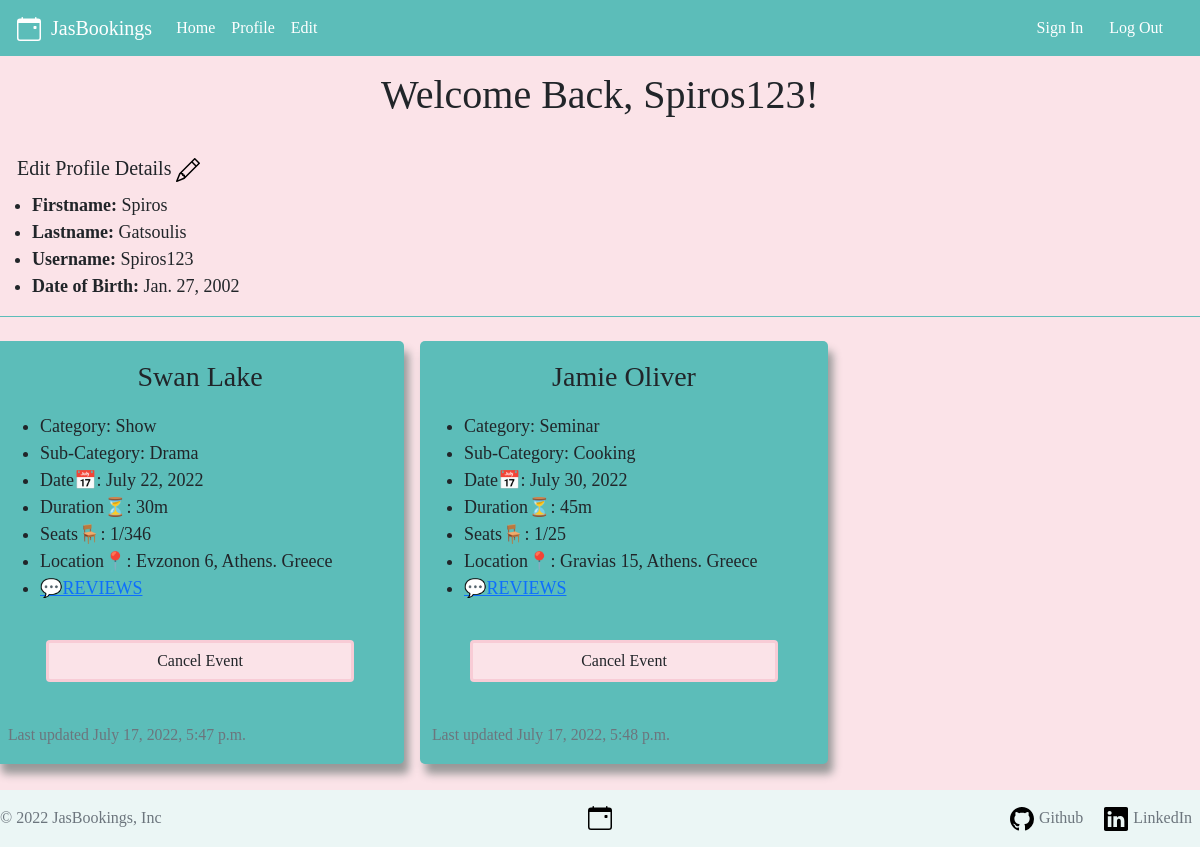
The app's page /events/profile/ (signed in), older data.
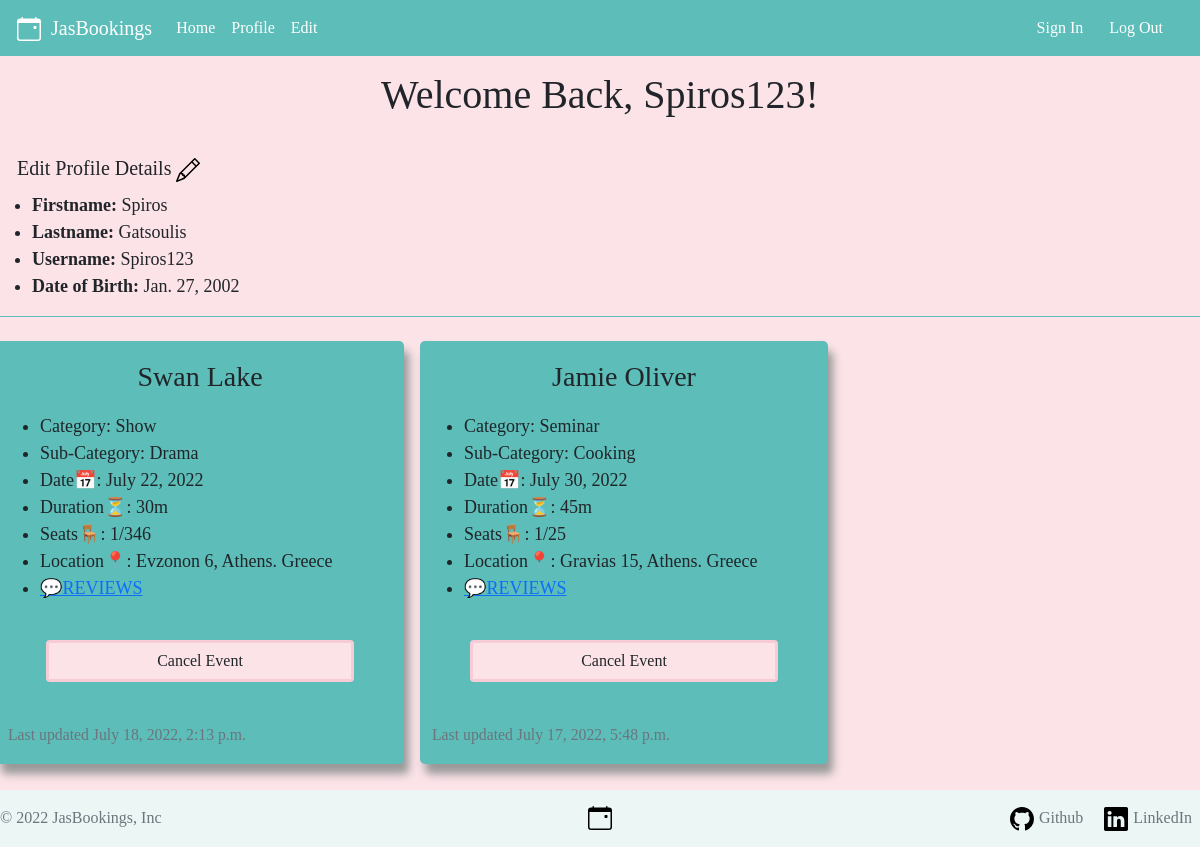
The same page, newer data.
### events/models.py (models this page shows)
class Event(models.Model):
    title = models.CharField(max_length=64)
    date = models.DateField()
    duration = models.IntegerField() #In minutes
    likes = models.ManyToManyField(User, blank= True, related_name='liked_events')
    image = models.ImageField(upload_to='images/')
    created_at = models.DateTimeField(auto_now_add=True)
    updated_at = models.DateTimeField(auto_now=True)
    sub_category = models.ForeignKey(Sub_category, on_delete=models.CASCADE)
    location = models.ForeignKey(Location, on_delete=models.CASCADE)
    def __str__(self):
        return f'{self.title}, {self.sub_category}.'

class Sub_category(models.Model):
    name = models.CharField(max_length=32)
    category = models.ForeignKey(Category, on_delete=models.CASCADE)
    def __str__(self):
        return f"{self.name}"

class Category(models.Model):
    name = models.CharField(max_length=32)
    def __str__(self):
        return f"{self.name}"

class Location(models.Model):
    city = models.CharField(max_length=64)
    country = models.CharField(max_length=32)
    street = models.CharField(max_length=64)
    street_num = models.IntegerField()
    capacity = models.IntegerField()
    def __str__(self):
        return f'{self.street} {self.street_num}, {self.city}. {self.country}'

### events/views.py (the view)
# urls.py: path('profile/', views.profile, name='profile'),
@login_required
def profile(req):
    logger.info('Loading profile.html')
    if req.method == 'POST':
        logger.info(f'Received POST request: {req.POST}')
        user_form = UserForm(req.POST, instance=req.user)
        profile_form = ProfileForm(req.POST, instance=req.user.profile)
        if user_form.is_valid() and profile_form.is_valid():
            user_form.save()
            profile_form.save()
            return HttpResponseRedirect(reverse(profile))
        logger.error('Error in updating the profile')
    else:
        user_form = UserForm(instance=req.user)
        profile_form = ProfileForm(instance=req.user.profile)
    currentUserProfile = Profile.objects.filter(pk = req.user.id)
    context = {
        'user_form': user_form,
        'profile_form': profile_form,
        'profile': Profile.objects.get(user=req.user),
        'events':currentUserProfile[0].events.all()
    }
    return render(req, 'events/profile.html', context)

### events/templates/events/profile.html (shortened to what this page needs)
{% extends "events/base.html" %} {% load static %} {% block body %}
<h1>Welcome Back, {{profile.user.username}}!</h1>
<div class = "profile-menu">
    <button class="btn btn-lg">Edit Profile Details<img class="svg" src="{% static 'svgIcons/pencil.svg' %}" alt="pencil"></button>
</div>
<div class="profile-details">
  <ul>
    <li><strong>Firstname:</strong> {{profile.user.first_name}}</li>
    <li><strong>Lastname:</strong> {{profile.user.last_name}}</li>
    <li><strong>Username:</strong> {{profile.user.username}}</li>
    <li><strong>Date of Birth:</strong> {{profile.dob}}</li>
  </ul>
</div>
<hr>
<div class="row booked-events">
    {% for event in events %}
    <div class="col-4 m-2">
      <h3>{{event.title}} </h3>
      <ul>
        <li> Category: {{event.sub_category.category}} </li>
        <li> Sub-Category: {{event.sub_category}} </li>
        <li> Date📅: {{event.date }}</li>
        <li> Duration⏳: {{event.duration}}m </li>
        <li> Seats🪑: {{event.users.count}}/{{event.location.capacity}}</li>
        <li> Location📍: {{event.location}} </li>
        <li><a href="#">💬REVIEWS</a></li>
      </ul>
      <form action="{% url 'book_event' event.pk %}" method="POST">
          <button
            type="submit"
            name="event_id"
            value="{{ event.id }}"
            class="btn book"
            >Cancel Event</button
          >
        </form>
      <p
        ><small class="text-muted"
          >Last updated {{event.updated_at}}</small
        ></p
      >
    </div>
    {% endfor %}</div
  >
{%endblock %}

Row changes from the older to the newer data that the page shows:
changed Event "Swan Lake": updated_at "July 17, 2022, 5:47 p.m." → "July 18, 2022, 2:13 p.m."
